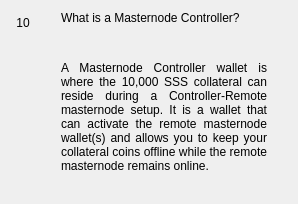
                  <widget class="QWidget" name="widgetFaq10" native="true">
                   <layout class="QHBoxLayout" name="horizontalpage_10" stretch="0,1">
                    <item alignment="Qt::AlignTop">
                     <widget class="QLabel" name="labelNumber10">
                      <property name="minimumSize">
                       <size>
                        <width>24</width>
                        <height>24</height>
                       </size>
                      </property>
                      <property name="maximumSize">
                       <size>
                        <width>16777215</width>
                        <height>24</height>
                       </size>
                      </property>
                      <property name="text">
                       <string>10</string>
                      </property>
                      <property name="alignment">
                       <set>Qt::AlignCenter</set>
                      </property>
                     </widget>
                    </item>
                    <item>
                     <layout class="QVBoxLayout" name="verticalLayoutpage_10">
                      <property name="leftMargin">
                       <number>20</number>
                      </property>
                      <property name="rightMargin">
                       <number>20</number>
                      </property>
                      <item>
                       <widget class="QLabel" name="labelSubtitle10">
                        <property name="text">
                         <string>What is a Masternode Controller?</string>
                        </property>
                        <property name="wordWrap">
                         <bool>true</bool>
                        </property>
                       </widget>
                      </item>
                      <item>
                       <spacer name="verticalSpacer_100">
                        <property name="orientation">
                         <enum>Qt::Vertical</enum>
                        </property>
                        <property name="sizeType">
                         <enum>QSizePolicy::Fixed</enum>
                        </property>
                        <property name="sizeHint" stdset="0">
                         <size>
                          <width>20</width>
                          <height>30</height>
                         </size>
                        </property>
                       </spacer>
                      </item>
                      <item>
                       <widget class="QLabel" name="labelContent10">
                        <property name="text">
                         <string>&lt;html&gt;&lt;head/&gt;&lt;body&gt;&lt;p align=&quot;justify&quot;&gt;A Masternode Controller wallet is where the 10,000 SSS collateral can reside during a Controller-Remote masternode setup. It is a wallet that can activate the remote masternode wallet(s) and allows you to keep your collateral coins offline while the remote masternode remains online. &lt;/p&gt;&lt;/body&gt;&lt;/html&gt;</string>
                        </property>
                        <property name="alignment">
                         <set>Qt::AlignLeading|Qt::AlignLeft|Qt::AlignTop</set>
                        </property>
                        <property name="wordWrap">
                         <bool>true</bool>
                        </property>
                       </widget>
                      </item>
                      <item>
                       <spacer name="verticalSpacer_92">
                        <property name="orientation">
                         <enum>Qt::Vertical</enum>
                        </property>
                        <property name="sizeHint" stdset="0">
                         <size>
                          <width>20</width>
                          <height>20</height>
                         </size>
                        </property>
                       </spacer>
                      </item>
                     </layout>
                    </item>
                   </layout>
                  </widget>
